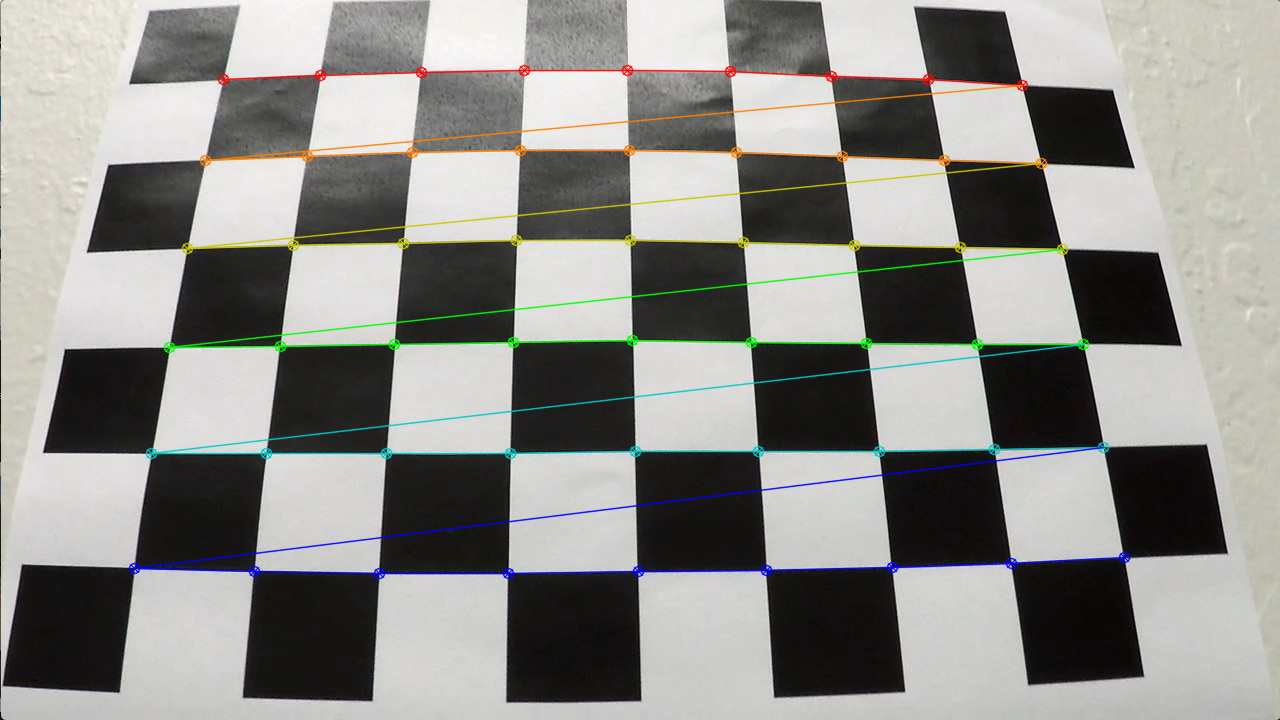
#> input picture writeup_images/calib_orig.png, 1280 x 720 px
$ python calibrate.py writeup_images out
#> lines starting #> are read from the running program, lines starting #| are printed output that depends on the picture; long printed decimals are rounded
import argparse
import glob, os
import cv2
import numpy as np
from tqdm import tqdm

def parse_args():
    '''arg parsing'''
    parser = argparse.ArgumentParser(description='Camera Calibration')
    parser.add_argument('input_folder', type=str, help='a folder containing chessboard images')
    parser.add_argument('output_folder', type=str, help='output folder')
    return parser.parse_args()

def collect_images(folder):
#> called with folder = 'writeup_images'
    images = []
    for format in ['jpg', 'png', 'tif']:
        images.extend(glob.glob("{}/*.{}".format(folder, format)))
#> pass 2 of the loop in collect_images, `for format in ['jpg', 'png', 'tif']:`:
    return images

def collect_corners(images, board_size, args):
#> called with board_size = (9, 6)
    criteria = (cv2.TERM_CRITERIA_EPS + cv2.TERM_CRITERIA_MAX_ITER, 30, 0.001)
    objp = np.zeros((board_size[0] * board_size[1], 3), np.float32)
    objp[:, :2] = np.mgrid[0:board_size[0], 0:board_size[1]].T.reshape(-1, 2)

    obj_points = []
    im_points = []
    im_path_processed = []
    im_size = (0, 0)

    print('chessboard detection')
    for i, im_path in tqdm(enumerate(images), total=len(images)):
        im = cv2.imread(im_path)
#> im is the input picture: shape (720, 1280, 3); mean B, G, R 137.4, 141.1, 141.3
        gray = cv2.cvtColor(im, cv2.COLOR_BGR2GRAY)
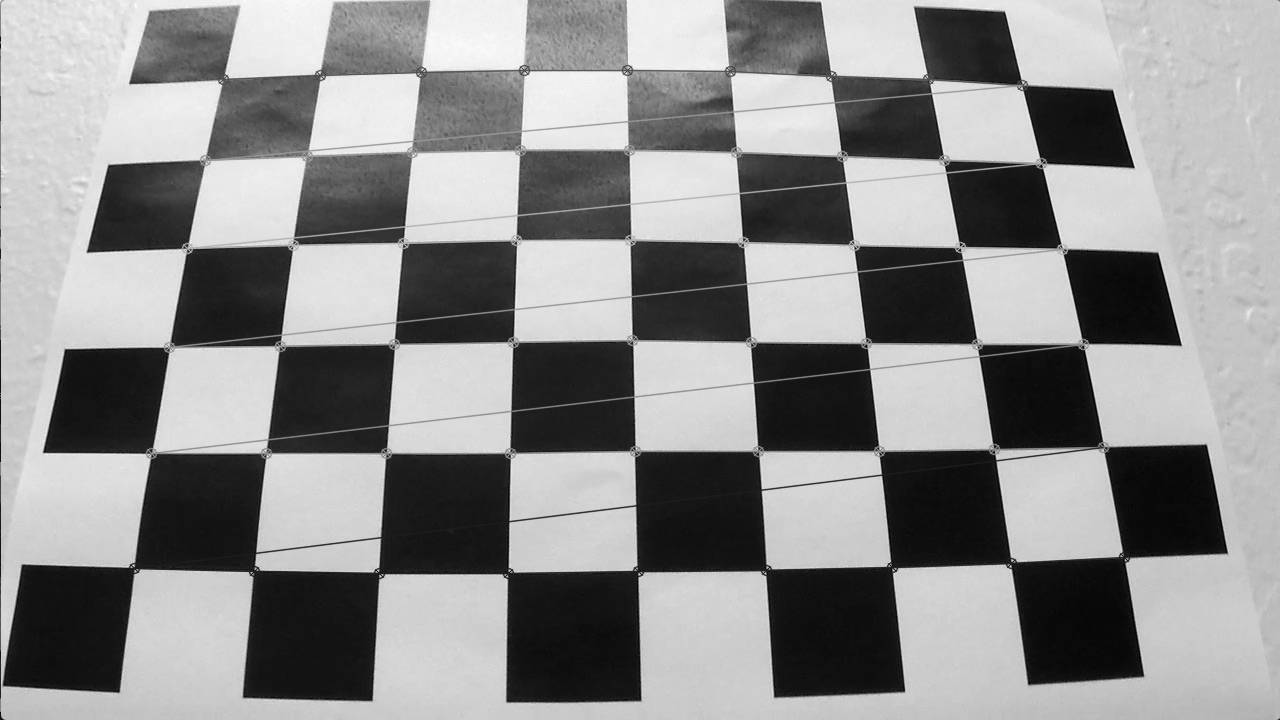
#> gray: shape (720, 1280); min 0, max 253, mean 140.8
        im_size = (gray.shape[1], gray.shape[0])
#> im_size = (1280, 720)
        ret, corners = cv2.findChessboardCorners(gray, board_size, None)
#> ret = True; corners = 54 rows, first 8: [223.5, 79], [319.4, 72.55], [420.5, 72], [524.5, 70.5], [627, 70], [729.5, 71], [831.5, 73.57], [928.5, 79]
        if ret:
            corners_refined = cv2.cornerSubPix(gray, corners, (11, 11), (-1,-1), criteria)
#> corners_refined = 54 rows, first 8: [223.1, 79.22], [320.3, 74.65], [420.9, 71.47], [523.8, 70.15], [626.9, 70.09], [729.3, 71.5], [830.7, 75.63], [928.1, 78.6]

            obj_points.append(objp)
            im_points.append(corners_refined)
            im_path_processed.append(im_path)

            im = cv2.drawChessboardCorners(im, board_size, corners_refined, ret)
            cv2.imwrite('{}/{:02d}.png'.format(args.output_folder, i), im)
#> pass 2 of the loop in collect_corners, `for i, im_path in tqdm(enumerate(images), total=len(images)):`:
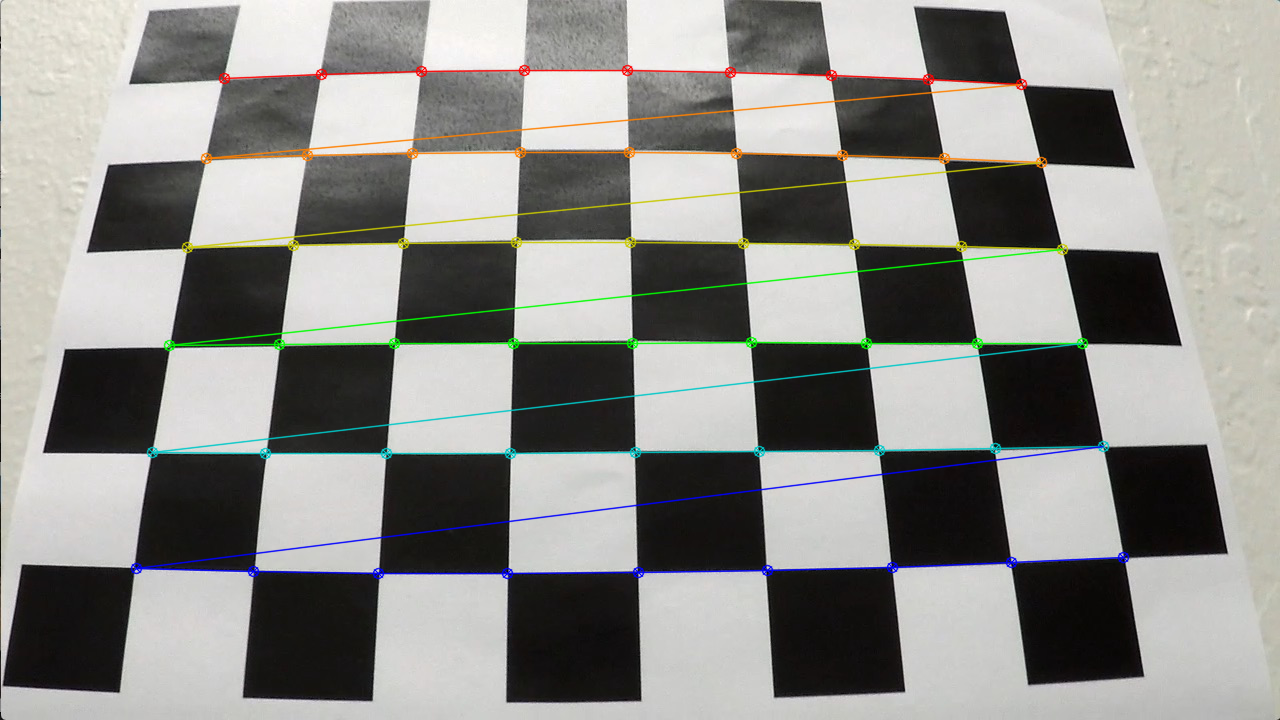
#> input picture writeup_images/calib_repro.png, 1280 x 720 px
#> in collect_corners, im is the input picture: shape (720, 1280, 3); mean B, G, R 137.4, 141.1, 141.3
#> in collect_corners, `gray = cv2.cvtColor(im, cv2.COLOR_BGR2GRAY)`:
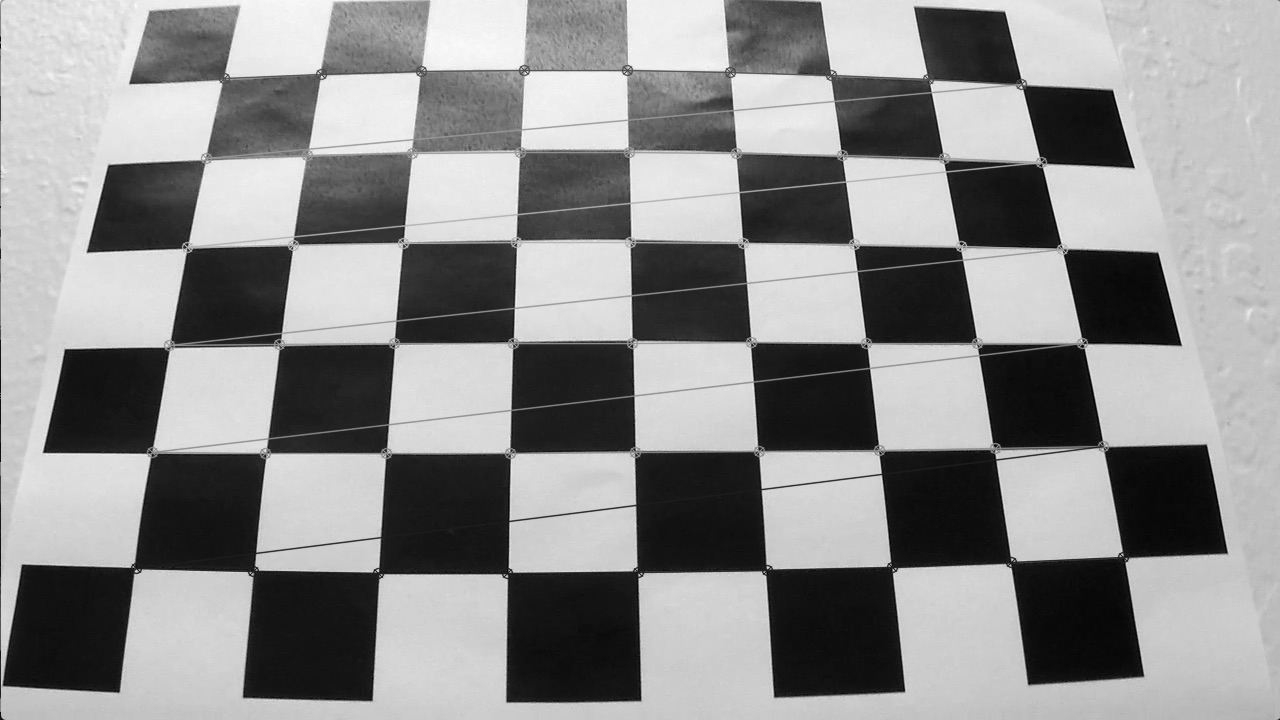
#> gray: shape (720, 1280); min 0, max 253, mean 140.8
#> corners = 54 rows, first 8: [221.5, 78], [320.4, 75.24], [418.5, 71], [524, 70], [627, 70], [728, 72.5], [830.5, 75], [930.5, 78.5]
#> corners_refined = 54 rows, first 8: [224.1, 77.59], [320.3, 74.34], [421.2, 70.59], [523.8, 70.16], [626.9, 70.08], [729.7, 72.31], [830.7, 74.68], [928.2, 78.62]
#> in main, `detected = collect_corners(images, chessboard_size, args)`: detected = 5 items

    return {'obj_points': obj_points, 'im_points': im_points,
        'im_path_processed': im_path_processed, 'im_size': im_size,
        'board_size': board_size}

def calibrate(detected):
    print('calibration')
    repro_error, camera_matrix, distortion, rvecs, tvecs = cv2.calibrateCamera(detected['obj_points'],
        detected['im_points'], detected['im_size'], None, None)
#> repro_error = 1.33; camera_matrix = [[1604.6, 0, 692.8], [0, 1563.1, 150.1], [0, 0, 1]]; distortion = [[-0.36, -1.59, 0.0834, -0.00713, 4.97]]; rvecs = ([-0.627, -0.0954, -0.0157], [-0.626, -0.0954, -0.0158]); tvecs = ([-4.62, -0.856, 15.02], [-4.62, -0.857, 15.02])
#> in main, `calib_data, repro_error = calibrate(detected)`: calib_data = {'camera_matrix': [[1604.6, 0, 692.8], [0, 1563.1, 150.1], [0, 0, 1]], 'distortion': [[-0.36, -1.59, 0.0834, -0.00713, 4.97]], 'rvecs': ([-0.627, -0.0954, -0.0157], [-0.626, -0.0954, -0.0158]), 'tvecs': ([-4.62, -0.856, 15.02], [-4.62, -0.857, 15.02])}; repro_error = 1.33
    return {'camera_matrix': camera_matrix, 'distortion': distortion,
        'rvecs': rvecs, 'tvecs': tvecs}, repro_error

def reproject(detected, calib_data, args):
    print('reprojection')
    images = detected['im_path_processed']
#> images = ['writeup_images/calib_orig.png', 'writeup_images/calib_repro.png']
    for i, im_path in tqdm(enumerate(images), total=len(images)):
        pts, _ = cv2.projectPoints(detected['obj_points'][i], calib_data['rvecs'][i], calib_data['tvecs'][i],
            calib_data['camera_matrix'], calib_data['distortion'])
#> pts = 54 rows, first 8: [223.6, 78.36], [320.1, 73.82], [420.9, 71.09], [523.9, 70.01], [627.2, 70.41], [729.7, 72.17], [830.4, 75.21], [928.3, 79.51]
        im = cv2.imread(im_path)
        im = cv2.drawChessboardCorners(im, detected['board_size'], pts, True)
        cv2.imwrite('{}/repro-{:02d}.png'.format(args.output_folder, i), im)
#> pass 2 of the loop in reproject, `for i, im_path in tqdm(enumerate(images), total=len(images)):`:
#> pts = 54 rows, first 8: [223.6, 78.26], [320.1, 73.71], [420.9, 70.97], [523.9, 69.88], [627.2, 70.27], [729.7, 72.02], [830.4, 75.06], [928.3, 79.35]

def undistort(detected, calib_data, args):
    print('undistortion')
    mapx, mapy = cv2.initUndistortRectifyMap(calib_data['camera_matrix'],
        calib_data['distortion'], None, None, detected['im_size'], calib_data['distortion'].size)
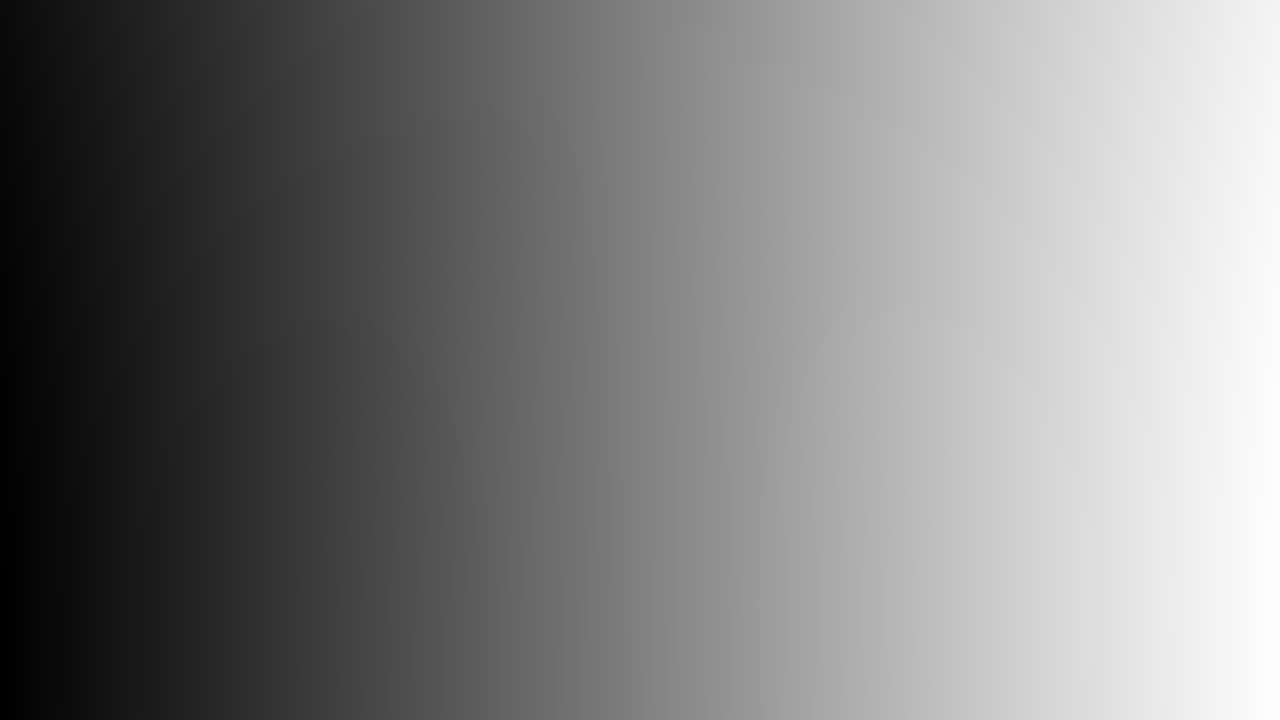
#> mapx: shape (720, 1280) float32; min 86.85, max 1286.7, mean 690.7; drawn with min black and max white
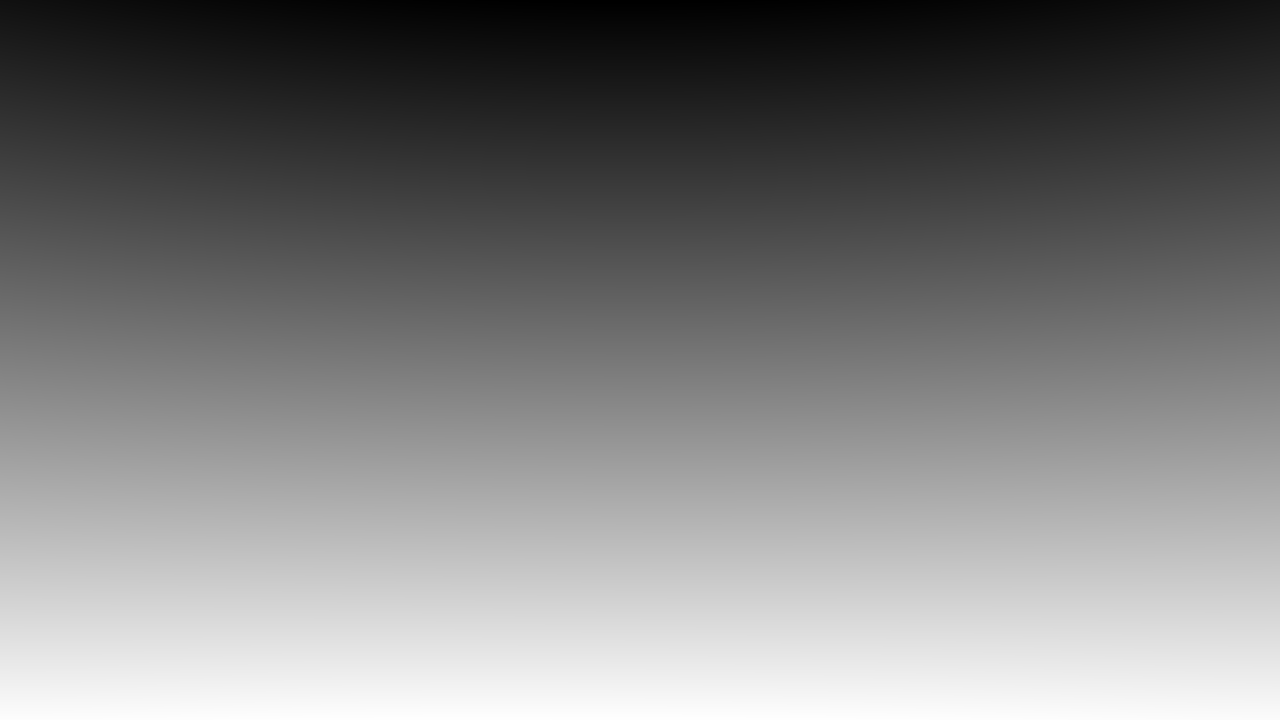
#> mapy: shape (720, 1280) float32; min -180.5, max 522.3, mean 164; drawn with min black and max white
    images = detected['im_path_processed']
    for i, im_path in tqdm(enumerate(images), total=len(images)):
        im = cv2.imread(im_path)
        und = cv2.remap(im, mapx, mapy, cv2.INTER_LINEAR)
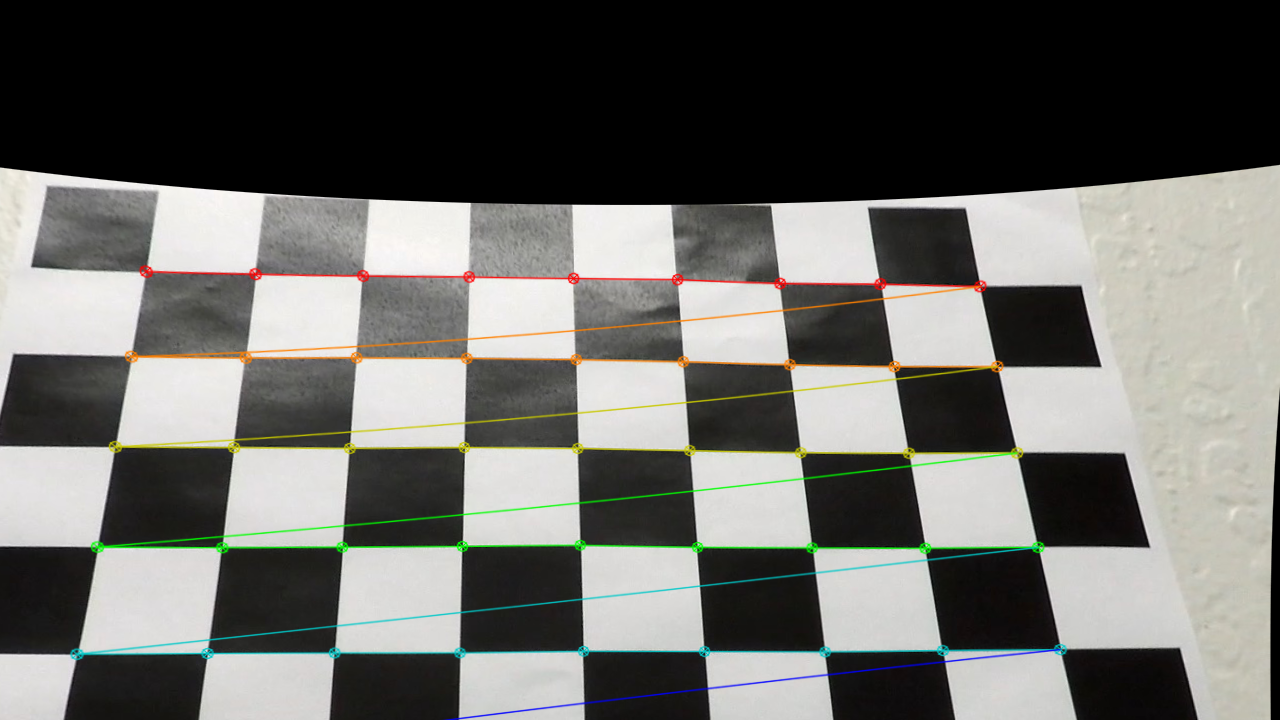
#> und: shape (720, 1280, 3); mean B, G, R 102.1, 105.9, 105.9
        cv2.imwrite('{}/undist-{:02d}.png'.format(args.output_folder, i), und)
#> pass 2 of the loop in undistort, `for i, im_path in tqdm(enumerate(images), total=len(images)):`:
#> in undistort, `und = cv2.remap(im, mapx, mapy, cv2.INTER_LINEAR)`:
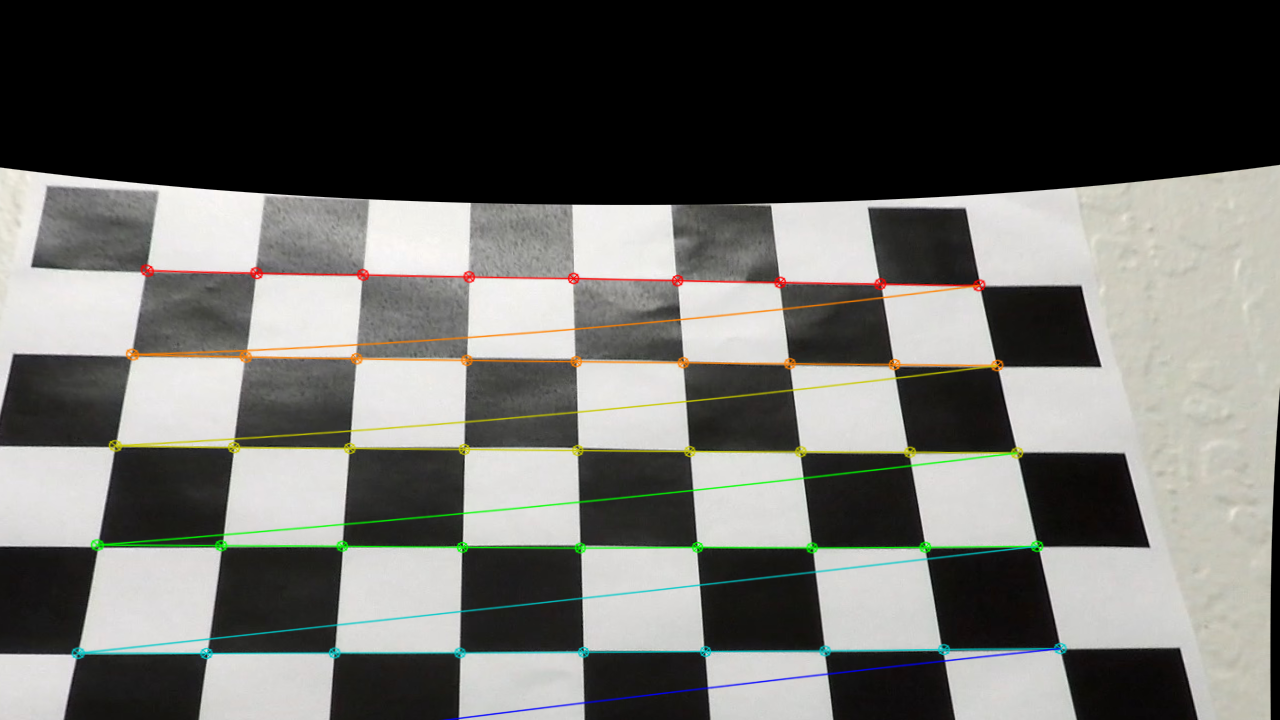
#> und: shape (720, 1280, 3); mean B, G, R 102.1, 105.9, 105.8

def main():
    args = parse_args()
    chessboard_size = (9, 6)
    images = collect_images(args.input_folder)
    detected = collect_corners(images, chessboard_size, args)
    calib_data, repro_error = calibrate(detected)

    reproject(detected, calib_data, args)
    undistort(detected, calib_data, args)

    print('camera matrix\n{}'.format(calib_data['camera_matrix']))
#| camera matrix
#| [[1.60459056e+03 0.00000000e+00 6.92757378e+02]
#|  [0.00000000e+00 1.56306184e+03 1.50137795e+02]
#|  [0.00000000e+00 0.00000000e+00 1.00000000e+00]]
    print('distortion\n{}'.format(calib_data['distortion']))
#| distortion
#| [[-0.3602 -1.590  0.08338 -0.007133   4.972]]

    n = len(detected['im_path_processed'])
#> n = 2
    print('reprojection error for {} images with size {} with {} chessboard size is {}'.format(
        n, detected['im_size'], chessboard_size, repro_error))
#| reprojection error for 2 images with size (1280, 720) with (9, 6) chessboard size is 1.328

    calib_out_file = 'calibration.npz'
    np.savez('{}/{}'.format(args.output_folder, calib_out_file),
        camera_matrix=calib_data['camera_matrix'],
        distortion_coefs=calib_data['distortion'],
        image_size=detected['im_size'])
    print('calibration saved to {}/{}'.format(args.output_folder, calib_out_file))

if __name__ == "__main__":
    main()
